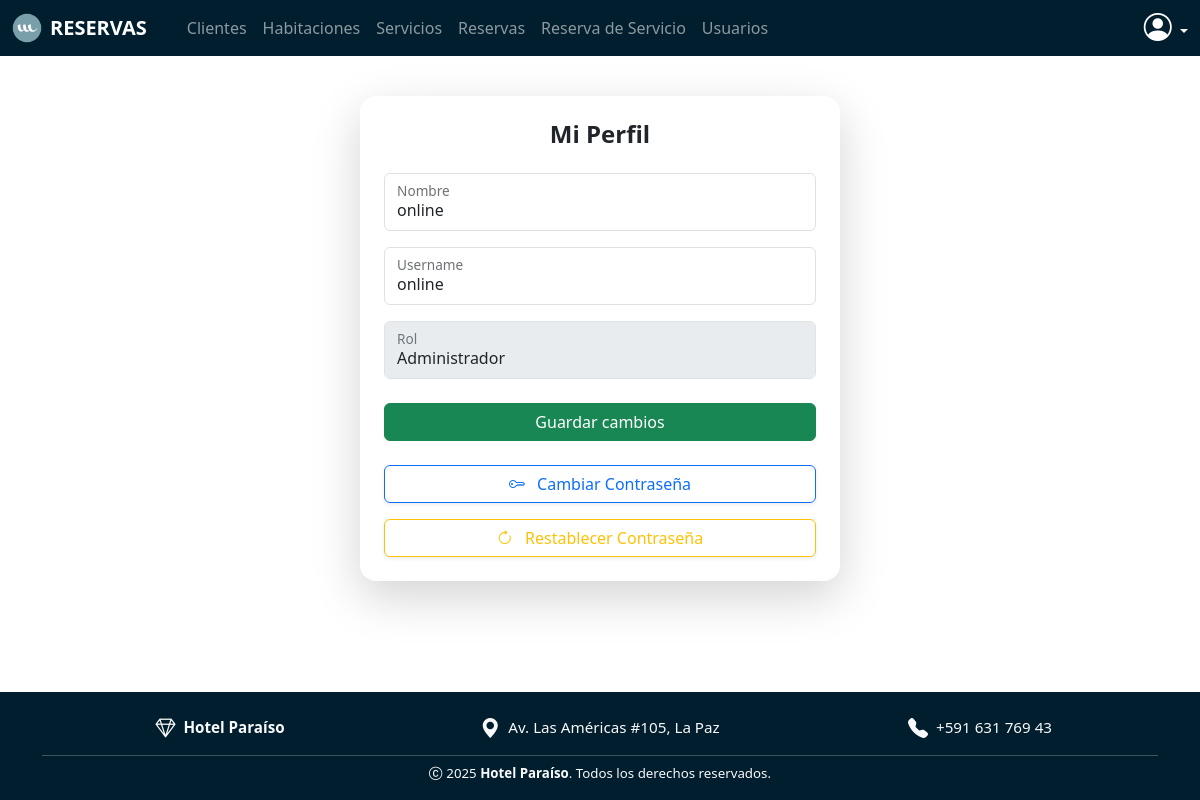
Screenshot of /usuarios/perfil (signed in) with the database file from the repository.
### models/usuario_model.py (models this page shows, shortened)
class Usuario(db.Model,UserMixin):
    __tablename__ = 'usuarios'
    id = db.Column(db.Integer, primary_key=True)
    nombre = db.Column(db.String(80), nullable=False)
    username = db.Column(db.String(20), nullable=False, unique=True)
    password = db.Column(db.String, nullable=False)
    rol = db.Column(db.String(20), nullable=False)

### controllers/usuario_controller.py (the view)
@usuario_bp.route('/perfil')
@login_required
def perfil_usuario():
    if not hasattr(current_user, 'rol'):
        flash("Acceso no autorizado", "danger")
        return redirect(url_for('inicio'))
    return render_template('usuarios/perfil.html', usuario=current_user)

### run.py (called while the page is built)
@login_manager.user_loader
def load_user(user_id):
    tipo = session.get('tipo_usuario')  # puede ser 'cliente' o 'usuario'
    if tipo == 'cliente':
        return Cliente.query.get(int(user_id))
    elif tipo == 'usuario':
        return Usuario.query.get(int(user_id))
    return None

@app.context_processor
def inject_user_or_client():
    from flask_login import current_user
    if current_user.is_authenticated:
        if hasattr(current_user, 'rol'):
            return dict(usuario=current_user, cliente=None)
        else:
            return dict(usuario=None, cliente=current_user)
    return dict(usuario=None, cliente=None)

@app.context_processor
def inject_active_path():
    def is_active(path):
        return 'active' if request.path == path else ''
    return dict(is_active=is_active)

### templates/usuarios/perfil.html (shortened to what this page needs)
{% extends 'sistema.html' %}
{% block content %}
<div class="container my-5 d-flex justify-content-center">
    <div class="card shadow-lg border-0 rounded-4" style="max-width: 480px; width: 100%;">
        <div class="card-body p-4">
            <h4 class="fw-bold mb-4 text-center fs-4 fs-md-3">Mi Perfil</h4>
            <form action="{{ url_for('usuario.actualizar_perfil') }}" method="POST">
                <div class="form-floating mb-3">
                    <input type="text" class="form-control" id="nombre" name="nombre"
                        value="{{ usuario.nombre }}" required>
                    <label for="nombre">Nombre</label>
                </div>
                <div class="form-floating mb-3">
                    <input type="text" class="form-control" id="username" name="username"
                        value="{{ usuario.username }}" required>
                    <label for="username">Username</label>
                </div>
                <div class="form-floating mb-4">
                    <input type="text" class="form-control" id="rol" value="{{ usuario.rol | capitalize }}" disabled>
                    <label for="rol">Rol</label>
                </div>
                <div class="d-grid">
                    <button type="submit" class="btn btn-success fs-6 fs-md-5">Guardar cambios</button>
                </div>
            </form>
            <div class="d-flex flex-column gap-3 mt-4">
                <button class="btn btn-outline-primary shadow-sm fs-6 fs-md-5" data-bs-toggle="modal"
                    data-bs-target="#modalCambiarPassword">
                    <i class="bi bi-key me-2"></i> Cambiar Contraseña
                </button>
                <button class="btn btn-outline-warning shadow-sm fs-6 fs-md-5" data-bs-toggle="modal"
                    data-bs-target="#modalRestablecerPassword">
                    <i class="bi bi-arrow-clockwise me-2"></i> Restablecer Contraseña
                </button>
            </div>
        </div>
    </div>
</div>
{% endblock %}

### static/style.css (style rules this page uses)
html, body { height: 100%; margin: 0; overflow: hidden; }

### rows the page displays
Usuario: nombre "online", username "online", rol "Administrador"
